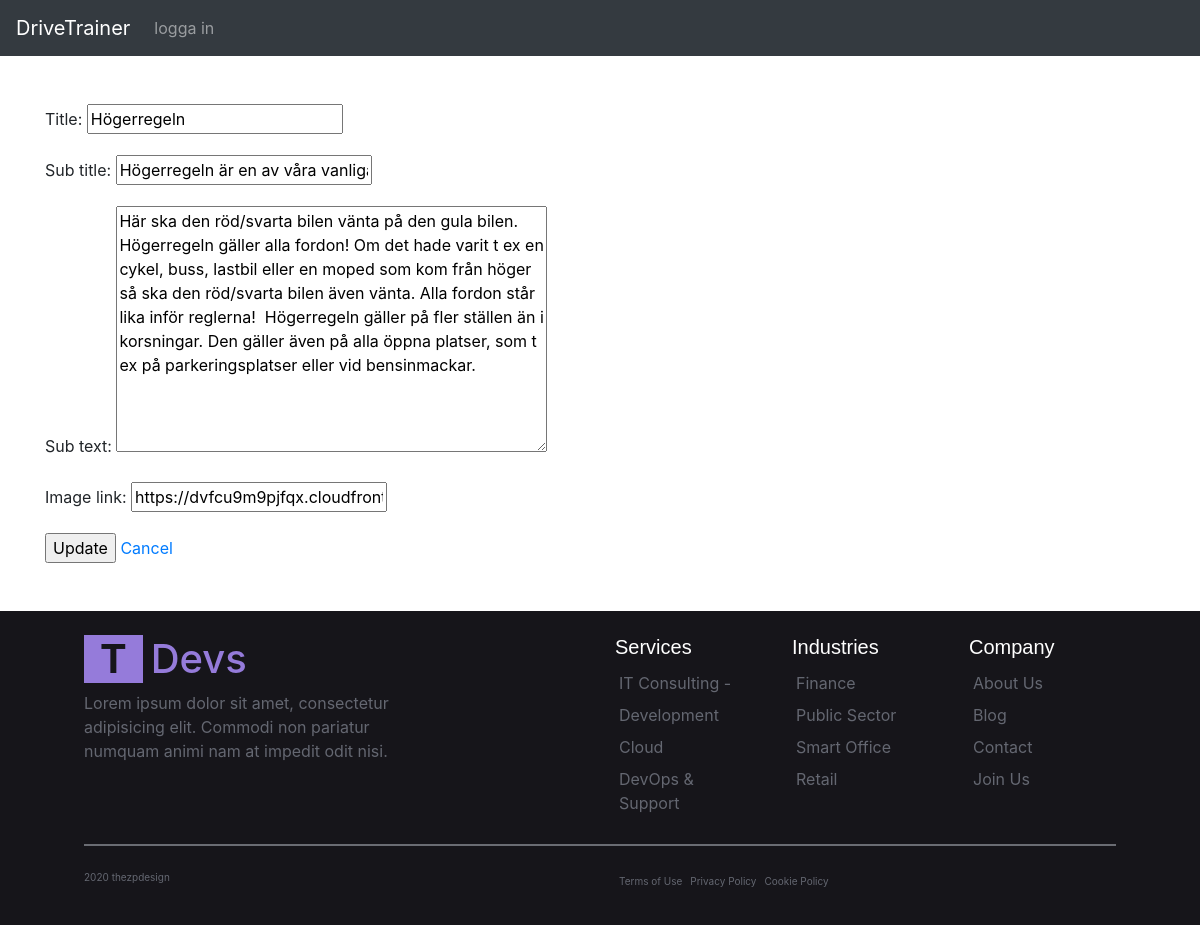
The app's page /update/traficrule/1/, older data.
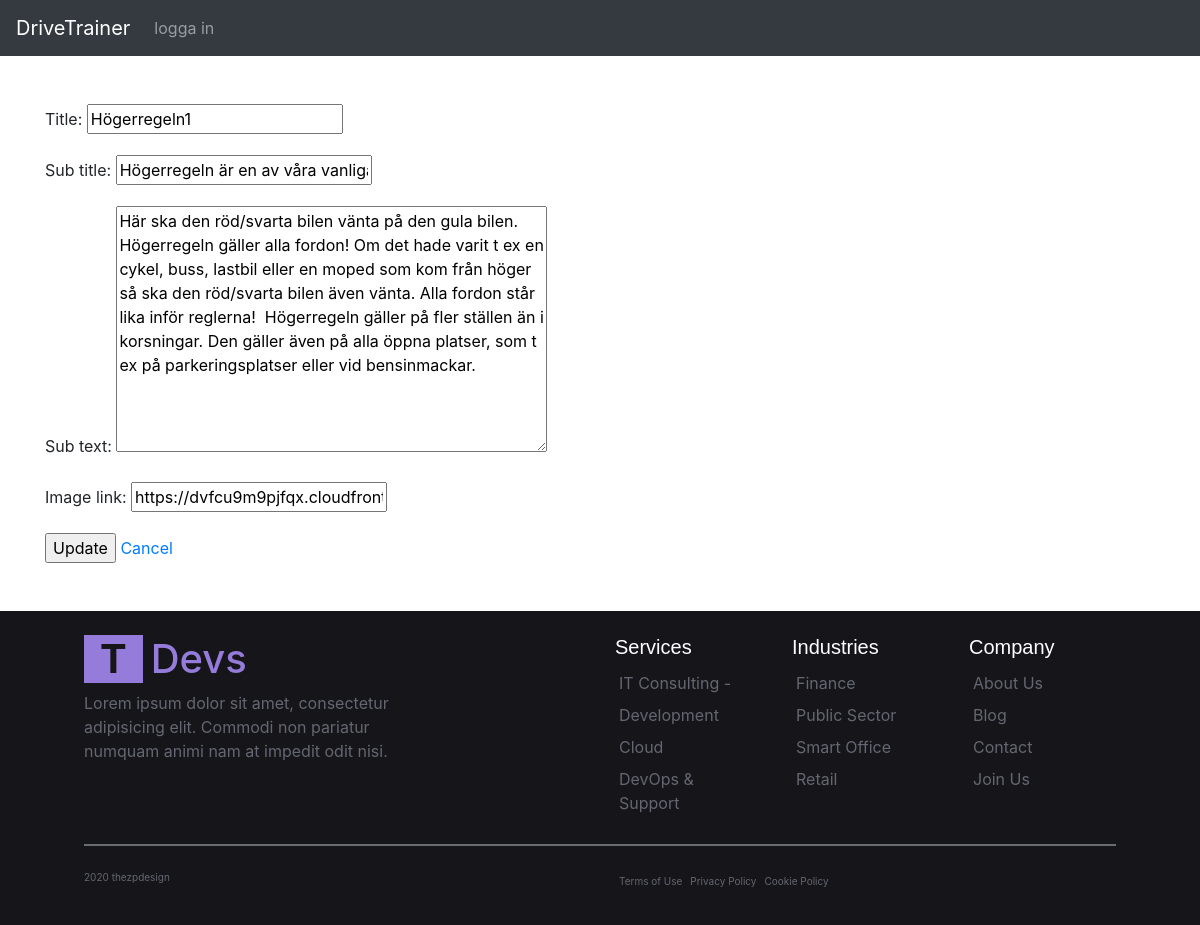
The same page, newer data.
### myapp/models.py (models this page shows, shortened)
class TraficRule(models.Model):
    title = models.CharField(max_length=400,validators=[MinLengthValidator(5), MaxLengthValidator(400)])
    sub_title =models.CharField(max_length=400,validators=[MinLengthValidator(5), MaxLengthValidator(400)])
    sub_text = models.TextField(max_length=1000,validators=[MinLengthValidator(5), MaxLengthValidator(1000)])
    image_link = models.CharField(max_length=500,validators=[MinLengthValidator(5), MaxLengthValidator(500)])

### myapp/views.py (the view)
# urls.py: path('update/traficrule/<int:id>/', views.update_traficRule_view, name='update_traficRule_view'),
def update_traficRule_view(request, id):
    context = {}
    obj = get_object_or_404(TraficRule, id=id)
    form = TraficRuleForm(request.POST or None, instance=obj)
    if form.is_valid():
        form.save()
        return redirect('trafic_rules')
    context["form"] = form
    return render(request, "update_roadsign_view.html", context)

### myapp/forms.py
class TraficRuleForm(forms.ModelForm):
    class Meta:
        model = TraficRule
        fields = [
            "title",
            "sub_title",
            "sub_text",
            "image_link"
        ]

### templates/update_roadsign_view.html (shortened to what this page needs)
{% extends "base.html" %}
{% block content %}
<div class="main">
    <form method="POST">
        {{ form.as_p }}
        <input type="submit" value="Update">
        <a href="{% url 'road_signs' %}">Cancel </a>
    </form>
</div>
{% endblock %}

### templates/base.html (shortened to what this page needs)
{% load static %}
<!DOCTYPE html>
<html lang="en">
  <head>
    <link rel="stylesheet" href="https://cdn.jsdelivr.net/npm/bootstrap@4.6.2/dist/css/bootstrap.min.css" />
    <link rel="stylesheet" href="{% static 'css/styles.css' %}" />
  </head>
  <body>
    <nav class="navbar navbar-expand-lg navbar-dark bg-dark">
      <a class="navbar-brand" href="/">DriveTrainer</a>
      <div class="collapse navbar-collapse" id="navbarSupportedContent">
        <ul class="navbar-nav mr-auto">
          {% if user.is_authenticated %}
            <li class="nav-item {% if request.path == '/' %}active{% endif %}">
              <a class="nav-link" href="/">Hem <span class="sr-only">(current)</span></a>
            </li>
            <li class="nav-item {% if request.path == '/trafic_rules' %}active{% endif %}">
              <a class="nav-link" href="/trafic_rules">TrafikRegler</a>
            </li>
            <li class="nav-item {% if request.path == '/road_signs' %}active{% endif %}">
              <a class="nav-link" href="/road_signs">Väggmärken</a>
            </li>
            <li class="nav-item {% if request.path == '/logout' %}active{% endif %}">
              <a class="nav-link" href="{% url 'logout' %}">logga ut</a>
            </li>
          {% else %}
            <li class="nav-item {% if request.path == '/login' %}active{% endif %}">
              <a class="nav-link" href="{% url 'login' %}">logga in</a>
            </li>
          {% endif %}
        </ul>
      </div>
    </nav>
    <main class="container my-5">
      {% block content %}
      {% endblock %}
    </main>
    <footer>
        <div class="row mb-4">
          <div class="col-md-4 col-sm-11 col-xs-11">
            <div class="footer-text pull-left">
              <div class="d-flex">
                <h1 class="font-weight-bold mr-2 px-3" style="color:#16151a; background-color:#957bda">T</h1>
                <h1 style="color: #957bda">Devs</h1>
              </div>
              <p class="card-text">Lorem ipsum dolor sit amet, consectetur adipisicing elit. Commodi non pariatur numquam animi nam at impedit odit nisi.</p>
              <div class="social mt-2 mb-3">
                <i class="fa fa-facebook-official fa-lg"></i>
                <i class="fa fa-instagram fa-lg"></i>
                <i class="fa fa-twitter fa-lg"></i>
                <i class="fa fa-linkedin-square fa-lg"></i>
                <i class="fa fa-facebook"></i>
              </div>
            </div>
          </div>
          <div class="col-md-2 col-sm-1 col-xs-1 mb-2"></div>
          <div class="col-md-2 col-sm-4 col-xs-4">
            <h5 class="heading">Services</h5>
            <ul>
              <li>IT Consulting -</li>
              <li>Development</li>
              <li>Cloud</li>
              <li>DevOps & Support</li>
            </ul>
          </div>
          <div class="col-md-2 col-sm-4 col-xs-4">
            <h5 class="heading">Industries</h5>
            <ul class="card-text">
              <li>Finance</li>
              <li>Public Sector</li>
              <li>Smart Office</li>
              <li>Retail</li>
            </ul>
          </div>
          <div class="col-md-2 col-sm-4 col-xs-4">
            <h5 class="heading">Company</h5>
            <ul class="card-text">
              <li>About Us</li>
              <li>Blog</li>
              <li>Contact</li>
              <li>Join Us</li>
            </ul>
          </div>
        </div>
        <div class="divider mb-4"></div>
        <div class="row" style="font-size:10px;">
          <div class="col-md-6 col-sm-6 col-xs-6">
            <div class="pull-left">
              <p>
                 2020 thezpdesign
              </p>
            </div>
          </div>
          <div class="col-md-6 col-sm-6 col-xs-6">
            <div class="pull-right mr-4 d-flex policy">
              <div>Terms of Use</div>
              <div>Privacy Policy</div>
              <div>Cookie Policy</div>
            </div>
          </div>
        </div>
    </footer>
  </body>
</html>

### static/css/styles.css (style rules this page uses)
body { min-height: 100vh; display: flex; flex-direction: column; }

Row changes from the older to the newer data that the page shows:
changed TraficRule: title "Högerregeln" → "Högerregeln1"
